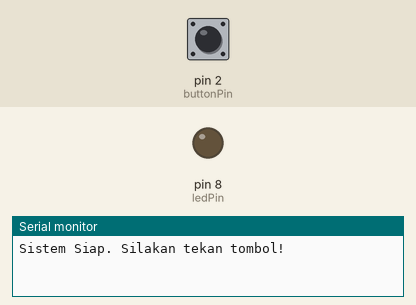
A program run on a simulated Arduino Uno, built with avr-gcc and run on an emulated ATmega328P. Parts: output pins drawn as LEDs (lit = HIGH), the last lines printed to the serial monitor. Inputs (shaded band) come from the test bench; at power-on: pin 2 (buttonPin) HIGH.

Above: at 1.2 s.
1.3 s: pin 2 (buttonPin) pulled LOW for 0.15 s
At 2.5 s:
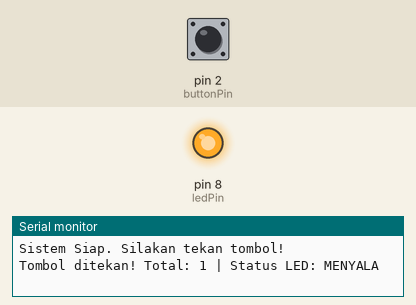
2.9 s: pin 2 (buttonPin) pulled LOW for 1 s
At 3.9 s:
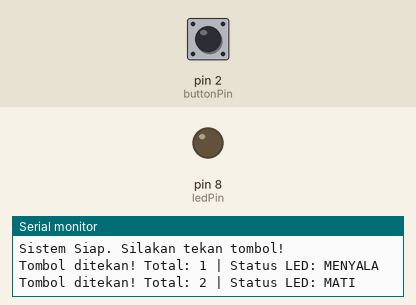
5.4 s: pin 2 (buttonPin) pulled LOW for 3.2 s
At 5.8 s:
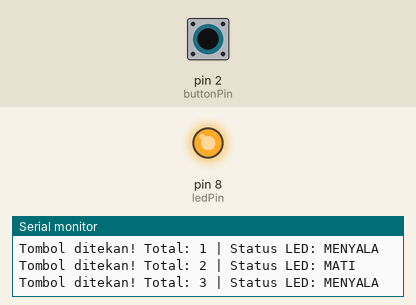
Timing chart, 0 to 8.4 s (numbered marks = the images above; inputs shaded):
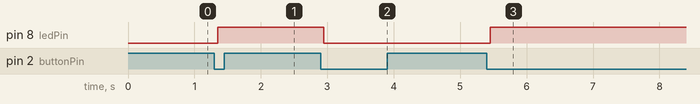

The program:

main.cpp
```cpp
#include <Arduino.h>
#include <SoftwareSerial.h> // 1. Tambahkan library Software Serial

// Deklarasi Pin
const int buttonPin = 2;
const int ledPin = 8;

// 2. Buat jalur komunikasi baru (RX di Pin 10, TX di Pin 11)
SoftwareSerial mySerial(10, 11);

// Variabel untuk menyimpan status
int ledState = LOW;
int buttonState;
int lastButtonState = HIGH; // HIGH karena kita pakai INPUT_PULLUP

// Variabel untuk Non-Blocking Debounce & Counter
unsigned long lastDebounceTime = 0;
unsigned long debounceDelay = 50; // Jeda waktu debounce 50 milidetik
int pressCount = 0; // Counter jumlah tekanan tombol

void setup() {
  pinMode(buttonPin, INPUT_PULLUP);
  pinMode(ledPin, OUTPUT);

  // Memulai komunikasi Serial Port untuk melihat counter di PC
  Serial.begin(9600);
  Serial.println("Sistem Siap. Silakan tekan tombol!");

  // 3. Memulai komunikasi Software Serial (Jalur ke Arduino 2)
  mySerial.begin(9600);
}

void loop() {
  // Membaca status tombol saat ini
  int reading = digitalRead(buttonPin);

  // Jika status tombol berubah (karena ditekan atau noise/bouncing)
  if (reading != lastButtonState) {
    lastDebounceTime = millis(); // Reset timer debounce
  }

  // Jika bacaan sudah stabil melebihi waktu debounceDelay
  if ((millis() - lastDebounceTime) > debounceDelay) {

    // Jika status tombol benar-benar berubah dari state sebelumnya
    if (reading != buttonState) {
      buttonState = reading;

      // INPUT_PULLUP berarti saat tombol ditekan, statusnya LOW
      if (buttonState == LOW) {
        ledState = !ledState; // Balikkan status LED (Toggle)
        digitalWrite(ledPin, ledState); // Nyalakan/matikan LED

        pressCount++; // Tambah nilai counter

        // --- 4a. Tampilkan informasi di Serial Monitor (PC Arduino 1) ---
        Serial.print("Tombol ditekan! Total: ");
        Serial.print(pressCount);
        Serial.print(" | Status LED: ");
        Serial.println(ledState == HIGH ? "MENYALA" : "MATI");

        // --- 4b. Kirim informasi ke Arduino 2 via Software Serial ---
        mySerial.print("Info dari Arduino 1: Tombol ditekan ke-");
        mySerial.print(pressCount);
        mySerial.print(" | LED: ");
        mySerial.println(ledState == HIGH ? "NYALA" : "MATI");
      }
    }
  }

  // Simpan status bacaan untuk iterasi loop berikutnya
  lastButtonState = reading;
}
```

Measured:
- after the input at 1.3 s, pin 8 (ledPin): LOW → HIGH after 0.05 s
- after the input at 2.9 s, pin 8 (ledPin): HIGH → LOW after 0.05 s
- after the input at 5.4 s, pin 8 (ledPin): LOW → HIGH after 0.05 s
